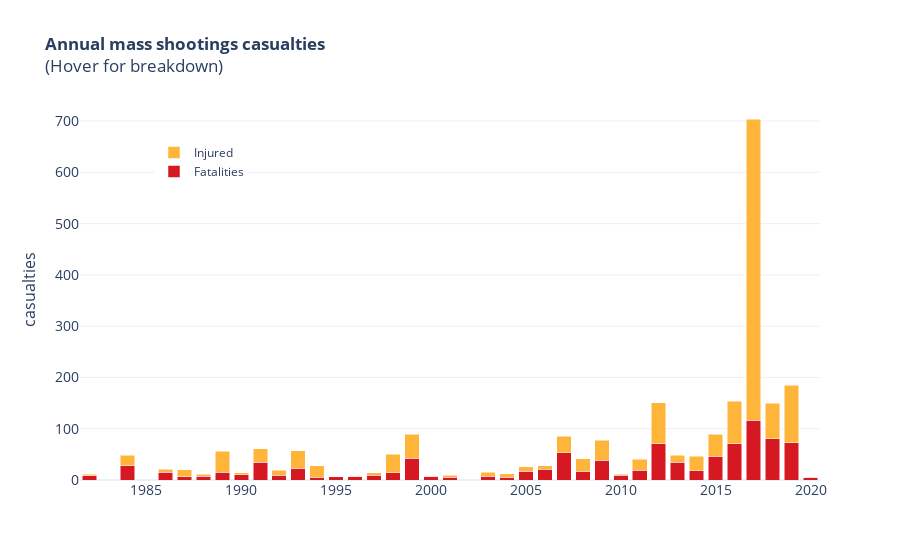

Source (notebook cell):
### Markdown cell above
## 6. Annual Mass Shootings Cassualities | Deaths and Injured

### Code cell
fig = go.Figure(data=[
    go.Bar(name='Fatalities', x=vfi_by_year.year, y=vfi_by_year.fatalities,marker_color='#d61822'),
    go.Bar(name='Injured', x=vfi_by_year.year, y=vfi_by_year.injured, marker_color='#ffb53a')
])
# Change the bar mode
fig.update_layout(
    barmode='stack',
    title='<b>Annual mass shootings casualties</b><br>(Hover for breakdown)',
    xaxis_tickfont_size=14,
    yaxis=dict(
        title='casualties',
        titlefont_size=16,
        tickfont_size=14,
    ),
    template='plotly_white',
    legend=dict(
        x=0.1,
        y=0.9,
        bgcolor='#FFFFFF',
        bordercolor='#a0a0a0'
    ),
    bargap=0.15, # gap between bars of adjacent location coordinates.
    bargroupgap=0.1 # gap between bars of the same location coordinate.
                 )
fig.show()

### Figure 1 — Plotly figure (JSON) as saved in the notebook; plotly's stock layout.template omitted (floating-point values rounded to 4 significant figures)
{"data": [{"marker": {"color": "#d61822"}, "name": "Fatalities", "type": "bar", "x": [1982, 1984, 1986, 1987, 1988, 1989, 1990, 1991, 1992, 1993, 1994, 1995, 1996, 1997, 1998, 1999, 2000, 2001, 2003, 2004, 2005, 2006, 2007, 2008, 2009, 2010, 2011, 2012, 2013, 2014, 2015, 2016, 2017, 2018, 2019, 2020], "y": [8, 28, 15, 6, 7, 15, 10, 35, 9, 23, 5, 6, 6, 9, 14, 42, 7, 5, 7, 5, 17, 21, 53, 17, 39, 9, 19, 71, 35, 18, 46, 71, 117, 80, 73, 5]}, {"marker": {"color": "#ffb53a"}, "name": "Injured", "type": "bar", "x": [1982, 1984, 1986, 1987, 1988, 1989, 1990, 1991, 1992, 1993, 1994, 1995, 1996, 1997, 1998, 1999, 2000, 2001, 2003, 2004, 2005, 2006, 2007, 2008, 2009, 2010, 2011, 2012, 2013, 2014, 2015, 2016, 2017, 2018, 2019, 2020], "y": [3, 20, 6, 14, 4, 41, 4, 26, 10, 34, 23, 0, 1, 5, 36, 47, 0, 4, 8, 7, 9, 7, 32, 24, 39, 2, 21, 80, 13, 28, 43, 83, 587, 70, 112, 0]}], "layout": {"bargap": 0.15, "bargroupgap": 0.1, "barmode": "stack", "legend": {"bgcolor": "#FFFFFF", "bordercolor": "#a0a0a0", "x": 0.1, "y": 0.9}, "title": {"text": "<b>Annual mass shootings casualties</b><br>(Hover for breakdown)"}, "xaxis": {"tickfont": {"size": 14}}, "yaxis": {"tickfont": {"size": 14}, "title": {"font": {"size": 16}, "text": "casualties"}}}}
